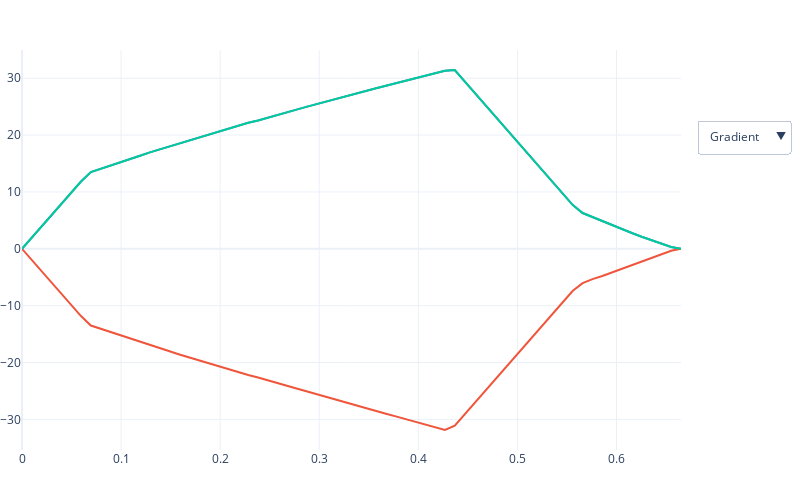

The cell this chart's notebook holds for it:
### Code cell
params = {}
params['mode'] = 'free'
params['gmax']  = 0.08
params['smax']  = 200.0
params['moment_params']  = [[0, 0, 0, -1, -1, 11.74, 1.0e-3]]
params['moment_params'].append([1, 0, 0, -1, -1, -11.74, 1.0e-3])
params['moment_params'].append([2, 0, 0, -1, -1, 11.74, 1.0e-3])
params['TE']  = 0.675
params['dt']  = 10e-6
params['Naxis'] = 3
params['pns_thresh'] = 1.0

G, dd = gropt.gropt(params, verbose=1)

plot_waveform_interactive(G, params)
